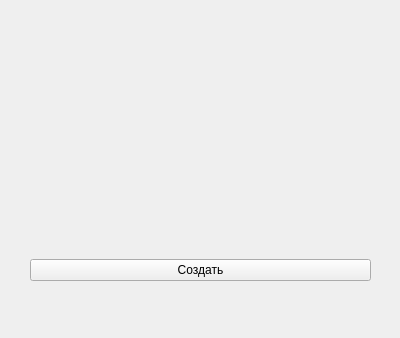
<?xml version="1.0" encoding="UTF-8"?>
<ui version="4.0">
 <class>Form</class>
 <widget class="QWidget" name="Form">
  <property name="geometry">
   <rect>
    <x>0</x>
    <y>0</y>
    <width>400</width>
    <height>338</height>
   </rect>
  </property>
  <property name="windowTitle">
   <string>Form</string>
  </property>
  <widget class="QWidget" name="verticalLayoutWidget">
   <property name="geometry">
    <rect>
     <x>30</x>
     <y>200</y>
     <width>341</width>
     <height>141</height>
    </rect>
   </property>
   <layout class="QVBoxLayout" name="verticalLayout">
    <item>
     <widget class="QPushButton" name="pushButton">
      <property name="text">
       <string>Создать</string>
      </property>
     </widget>
    </item>
   </layout>
  </widget>
 </widget>
 <resources/>
 <connections/>
</ui>
